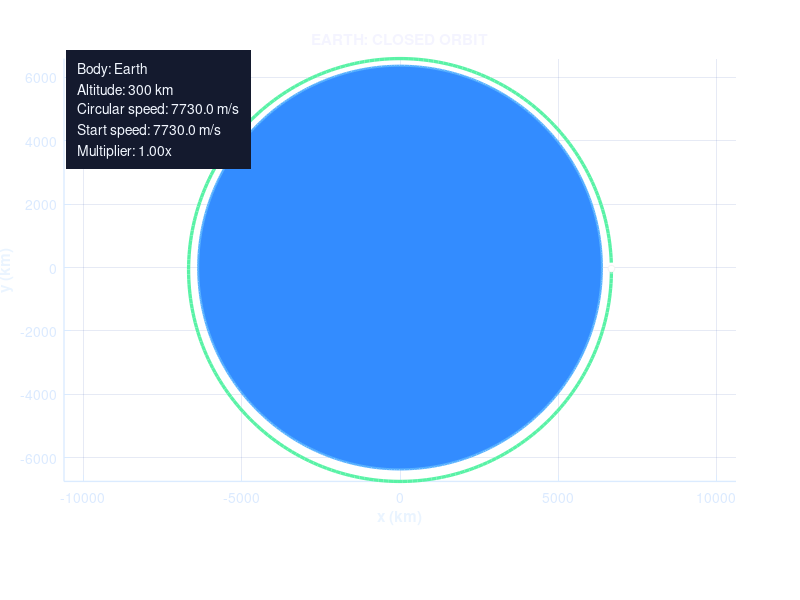

The MATLAB source for this figure:
function orbit_simulation_explorer
clc; close all;


%% VARIABLES TO EDIT

bodyName = 'Earth';        % Planet / Central body
speedMult = 1.00;          % Speed Multiplier
startAltitude_km = 300;    % Starting Altitude

dt = 20;                   % Time Step
trailWidth = 2.2;          % Orbit Trail Thickness
pauseTime = 0;             % Animation Speed - adjust to 0.003 to slow animation



%% =========================================================

% DO NOT EDIT BELOW

%% =========================================================


G = 6.67430e-11;

systems = {
    'Mercury', 3.3011e23, 2439.7e3, [0.72 0.66 0.57], [1.00 0.78 0.38];
    'Venus',   4.8675e24, 6051.8e3, [0.92 0.76 0.34], [1.00 0.60 0.25];
    'Earth',   5.9724e24, 6371.0e3, [0.20 0.55 1.00], [0.35 0.95 0.65];
    'Moon',    7.3420e22, 1737.4e3, [0.82 0.84 0.92], [1.00 0.84 0.30];
    'Mars',    6.4171e23, 3389.5e3, [0.94 0.38 0.20], [1.00 0.48 0.78];
    'Jupiter', 1.8982e27, 69911e3,  [0.84 0.56 0.30], [0.98 0.88 0.36];
    'Saturn',  5.6834e26, 58232e3,  [0.93 0.84 0.56], [0.82 1.00 0.56];
    'Uranus',  8.6810e25, 25362e3,  [0.42 0.90 0.95], [0.45 1.00 1.00];
    'Neptune', 1.0241e26, 24622e3,  [0.28 0.42 0.96], [0.58 0.78 1.00]
};

planetNames = systems(:,1);
idx = find(strcmpi(bodyName, planetNames), 1);
if isempty(idx)
    error('bodyName must be one of: %s', strjoin(planetNames, ', '));
end

M = systems{idx,2};
R = systems{idx,3};
bodyColor = systems{idx,4};
trailColor = systems{idx,5};
mu = G * M;

r0 = R + startAltitude_km * 1000;
vCirc = sqrt(mu / r0);
v0 = speedMult * vCirc;

f = figure( ...
    'Name','Orbit Explorer', ...
    'NumberTitle','off', ...
    'Color',[0.05 0.06 0.12], ...
    'Position',[100 100 980 700]);

ax = axes( ...
    'Parent',f, ...
    'Position',[0.08 0.18 0.84 0.74], ...
    'Color',[0.03 0.04 0.10], ...
    'XColor',[0.86 0.92 1.00], ...
    'YColor',[0.86 0.92 1.00], ...
    'GridColor',[0.35 0.45 0.75], ...
    'LineWidth',1.0);
hold(ax,'on');
grid(ax,'on');
axis(ax,'equal');
axis(ax,'padded');
xlabel(ax,'x (km)','Color',[0.92 0.96 1.00],'FontWeight','bold');
ylabel(ax,'y (km)','Color',[0.92 0.96 1.00],'FontWeight','bold');
title(ax,'Running orbit...','Color',[0.96 0.96 1.00],'FontWeight','bold');

theta = linspace(0, 2*pi, 500);
fill(ax, (R*cos(theta))/1000, (R*sin(theta))/1000, bodyColor, ...
    'EdgeColor','none', 'FaceAlpha',1.0);
plot(ax, (R*cos(theta))/1000, (R*sin(theta))/1000, '-', ...
    'Color', min(bodyColor+0.15,1), 'LineWidth',1.5);

x = r0;
y = 0;
vx = 0;
vy = v0;

vSquared = vx^2 + vy^2;
specificEnergy = 0.5 * vSquared - mu / r0;
isBoundCandidate = specificEnergy < 0;

if isBoundCandidate
    a = -mu / (2 * specificEnergy);
    estPeriod = 2*pi*sqrt(a^3 / mu);
    maxTime = min(1.35 * estPeriod, 2.0e6);
else
    estPeriod = NaN;
    maxTime = 3.0e5;
end

maxSteps = max(1000, ceil(maxTime / dt));
orbitX = nan(1,maxSteps);
orbitY = nan(1,maxSteps);

hOrbit = plot(ax, nan, nan, '-', 'Color', trailColor, 'LineWidth', trailWidth);
hCraft = plot(ax, nan, nan, 'o', ...
    'MarkerFaceColor',[1 1 1], ...
    'MarkerEdgeColor',[0.95 0.95 0.95], ...
    'MarkerSize',5);

infoText = sprintf(['Body: %s\nAltitude: %.0f km\nCircular speed: %.1f m/s\n' ...
    'Start speed: %.1f m/s\nMultiplier: %.2fx'], ...
    bodyName, startAltitude_km, vCirc, v0, speedMult);
text(ax, 0.02, 0.97, infoText, ...
    'Units','normalized', ...
    'VerticalAlignment','top', ...
    'Color',[0.95 0.97 1.00], ...
    'FontSize',10, ...
    'BackgroundColor',[0.08 0.10 0.18], ...
    'Margin',8);

halfPassed = false;
elapsedTime = 0;
drawEvery = max(1, round(8 / max(dt, 1e-6)));

if isBoundCandidate
    minCloseTime = 0.75 * estPeriod;
else
    minCloseTime = inf;
end

for i = 1:maxSteps
    r = sqrt(x^2 + y^2);

    ax_g = -mu * x / r^3;
    ay_g = -mu * y / r^3;

    vx = vx + ax_g * dt;
    vy = vy + ay_g * dt;

    x = x + vx * dt;
    y = y + vy * dt;

    elapsedTime = elapsedTime + dt;

    orbitX(i) = x / 1000;
    orbitY(i) = y / 1000;

    if mod(i, drawEvery) == 0
        set(hOrbit, 'XData', orbitX(1:i), 'YData', orbitY(1:i));
        set(hCraft, 'XData', orbitX(i), 'YData', orbitY(i));
        drawnow;
        pause(pauseTime);
    end

    if r < R
        set(hOrbit, 'XData', orbitX(1:i), 'YData', orbitY(1:i), ...
            'Color', [1.00 0.35 0.35], 'LineWidth', trailWidth + 0.2);
        set(hCraft, 'XData', orbitX(i), 'YData', orbitY(i));
        title(ax, sprintf('%s: CRASHED', upper(bodyName)), ...
            'Color',[1.00 0.55 0.55], 'FontWeight','bold');
        printSummary(bodyName, startAltitude_km, vCirc, v0, dt, elapsedTime, 'CRASHED');
        return
    end

    if r > 12 * r0
        set(hOrbit, 'XData', orbitX(1:i), 'YData', orbitY(1:i), ...
            'Color', [0.35 1.00 0.65], 'LineWidth', trailWidth + 0.2);
        set(hCraft, 'XData', orbitX(i), 'YData', orbitY(i));
        title(ax, sprintf('%s: ESCAPED', upper(bodyName)), ...
            'Color',[0.50 1.00 0.70], 'FontWeight','bold');
        printSummary(bodyName, startAltitude_km, vCirc, v0, dt, elapsedTime, 'ESCAPED');
        return
    end

    if x < 0
        halfPassed = true;
    end

    if isBoundCandidate && halfPassed && elapsedTime > minCloseTime
        backNearStart = (x > 0) && (abs(y) < 80e3) && (abs(r - r0) < 60e3);
        if backNearStart
            set(hOrbit, 'XData', orbitX(1:i), 'YData', orbitY(1:i), ...
                'Color', trailColor, 'LineWidth', trailWidth + 0.2);
            set(hCraft, 'XData', orbitX(i), 'YData', orbitY(i));
            title(ax, sprintf('%s: CLOSED ORBIT', upper(bodyName)), ...
                'Color',[0.96 0.96 1.00], 'FontWeight','bold');
            printSummary(bodyName, startAltitude_km, vCirc, v0, dt, elapsedTime, 'CLOSED ORBIT');
            return
        end
    end
end

set(hOrbit, 'XData', orbitX(~isnan(orbitX)), 'YData', orbitY(~isnan(orbitY)), ...
    'Color', trailColor, 'LineWidth', trailWidth);
set(hCraft, 'XData', orbitX(find(~isnan(orbitX),1,'last')), ...
            'YData', orbitY(find(~isnan(orbitY),1,'last')));
title(ax, sprintf('%s: SIMULATION END', upper(bodyName)), ...
    'Color',[0.96 0.96 1.00], 'FontWeight','bold');
printSummary(bodyName, startAltitude_km, vCirc, v0, dt, elapsedTime, 'SIMULATION END');

end

function printSummary(bodyName, startAltitude_km, vCirc, v0, dt, elapsedTime, result)
fprintf('\n--- Orbit Run ---\n');
fprintf('Body:              %s\n', bodyName);
fprintf('Start altitude:    %.0f km\n', startAltitude_km);
fprintf('Circular speed:    %.2f m/s\n', vCirc);
fprintf('Start speed:       %.2f m/s\n', v0);
fprintf('Multiplier:        %.2f x circular\n', v0 / vCirc);
fprintf('Time step:         %.2f s\n', dt);
fprintf('Time simulated:    %.1f min\n', elapsedTime / 60);
fprintf('Result:            %s\n', result);
fprintf('-----------------\n\n');
end
